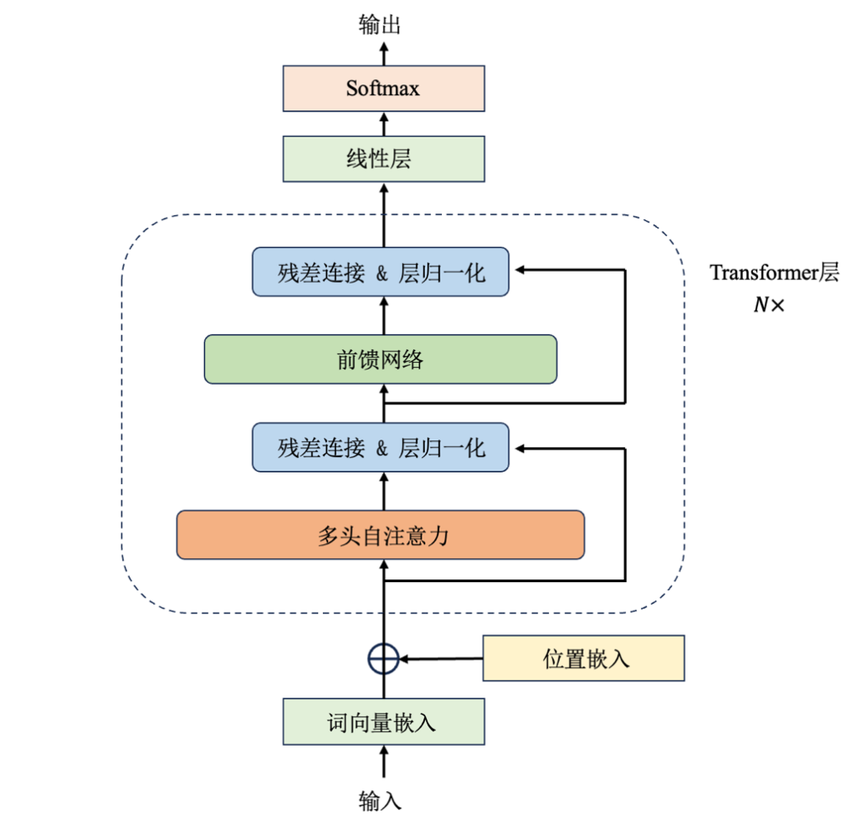
#> input picture backend/multimodal/images/image4.png, 856 x 825 px, shrunk from 1015 x 978 before the run
$ python image_similarity.py
#> lines starting #> are read from the running program, lines starting #| are printed output that depends on the picture; long printed decimals are rounded
import cv2

def calculate_orb_similarity(image1_path, image2_path, threshold=0.6):
#> called with image1_path = './images/image4.png', image2_path = './images/image5.png', threshold = 0.6
    img1 = cv2.imread(image1_path, cv2.IMREAD_GRAYSCALE)
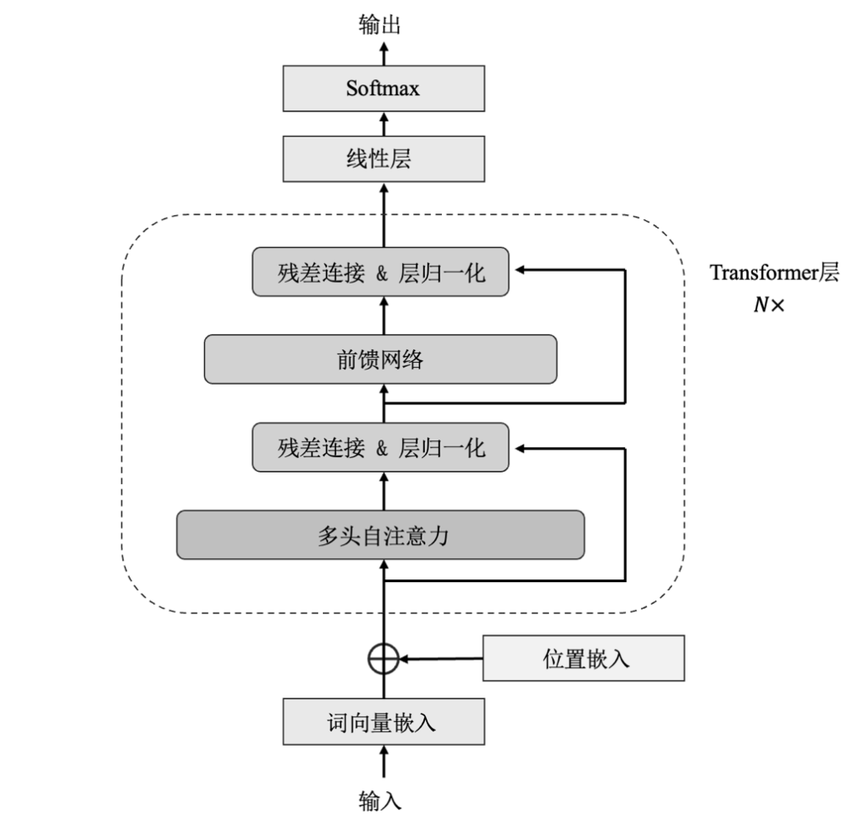
#> img1: shape (825, 856); min 0, max 255, mean 243.7
    img2 = cv2.imread(image2_path, cv2.IMREAD_GRAYSCALE)
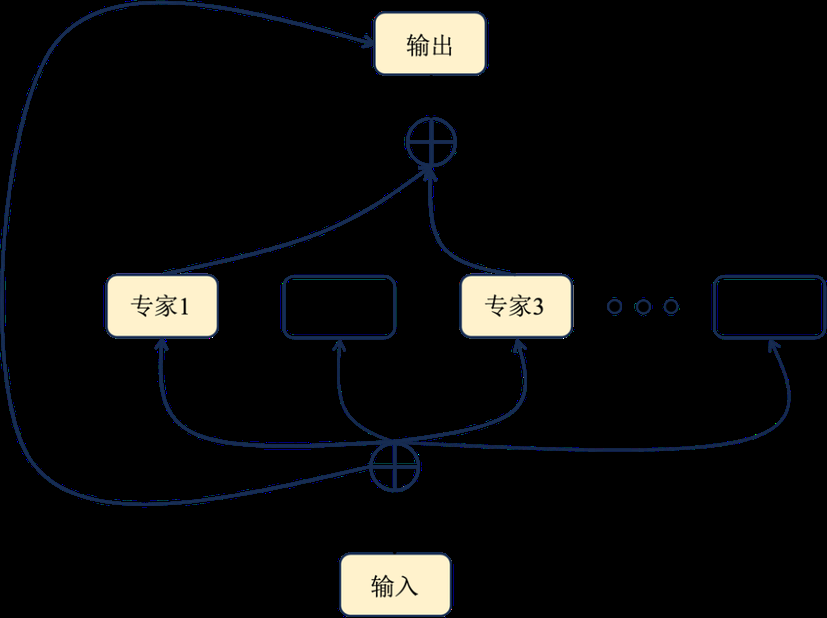
#> input picture backend/multimodal/images/image5.png, 827 x 618 px, shrunk from 981 x 733 before the run
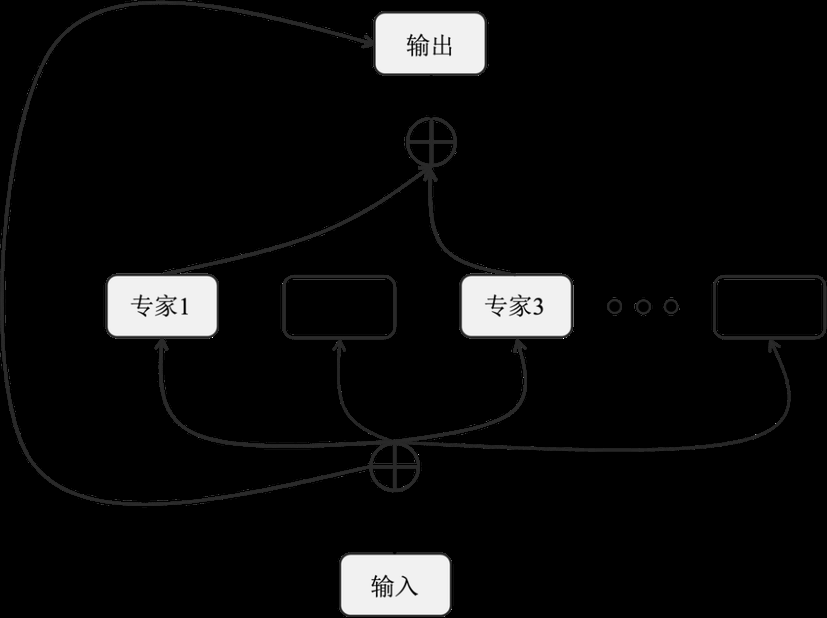
#> img2: shape (618, 827); min 0, max 255, mean 13.3

    img1_pixels = img1.shape[0] * img1.shape[1]
#> img1_pixels = 706200
    img2_pixels = img2.shape[0] * img2.shape[1]
#> img2_pixels = 511086

    larger_image, smaller_image = (img1, img2) if img1_pixels > img2_pixels else (img2, img1)
    ratio = min(img1_pixels, img2_pixels) / max(img1_pixels, img2_pixels)
#> ratio = 0.724

    orb_larger = cv2.ORB_create(nfeatures=1000)
    orb_smaller = cv2.ORB_create(nfeatures=int(500 * ratio))

    kp1, des1 = orb_larger.detectAndCompute(larger_image, None)
#> kp1 = 1000 keypoints; strongest (x, y, size): (622, 451, 37.2), (736, 277, 31), (622, 578, 31), (622, 272, 37.2)
    kp2, des2 = orb_smaller.detectAndCompute(smaller_image, None)
#> kp2 = 361 keypoints; strongest (x, y, size): (538, 301, 31), (522, 313, 31), (519, 312, 31), (424, 42, 31)

    bf = cv2.BFMatcher(cv2.NORM_HAMMING, crossCheck=True)
    matches = bf.match(des1, des2)
#> matches = 90 matches

    # 计算匹配的特征点数量
    match_count = len(matches)
#> match_count = 90

    # 计算原图和裁剪图像的特征点数量
    feature_count_img1 = len(kp1)
#> feature_count_img1 = 1000
    feature_count_img2 = len(kp2)
#> feature_count_img2 = 361

    # 计算匹配点占特征点数量的比例
    match_ratio_img1 = match_count / feature_count_img1 if feature_count_img1 > 0 else 0
#> match_ratio_img1 = 0.09
    match_ratio_img2 = match_count / feature_count_img2 if feature_count_img2 > 0 else 0
#> match_ratio_img2 = 0.249

    print(f"Feature points in Image 1: {feature_count_img1}")
#| Feature points in Image 1: 1000
    print(f"Feature points in Image 2: {feature_count_img2}")
#| Feature points in Image 2: 361
    print(f"Matching ratio for Image 1: {match_ratio_img1}")
#| Matching ratio for Image 1: 0.09
    print(f"Matching ratio for Image 2: {match_ratio_img2}")
#| Matching ratio for Image 2: 0.2493

    # 判断是否相似
    if match_ratio_img1 >= threshold or match_ratio_img2 >= threshold:
        return True, match_count
    else:
        return False, match_count

def main():
    image1_path = './images/image4.png'
    image2_path = './images/image5.png'

    is_similar, match_count = calculate_orb_similarity(image1_path, image2_path)
#> is_similar = False; match_count = 90
    if is_similar:
        print(f"Images are similar! Number of matching points: {match_count}")
    else:
        print(f"Images are not similar. Number of matching points: {match_count}")
#| Images are not similar. Number of matching points: 90

if __name__ == "__main__":
    main()
